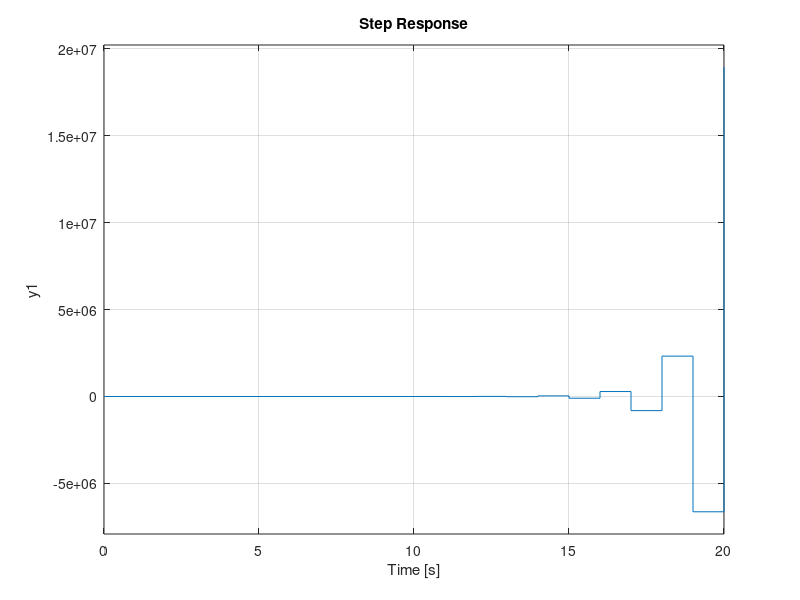
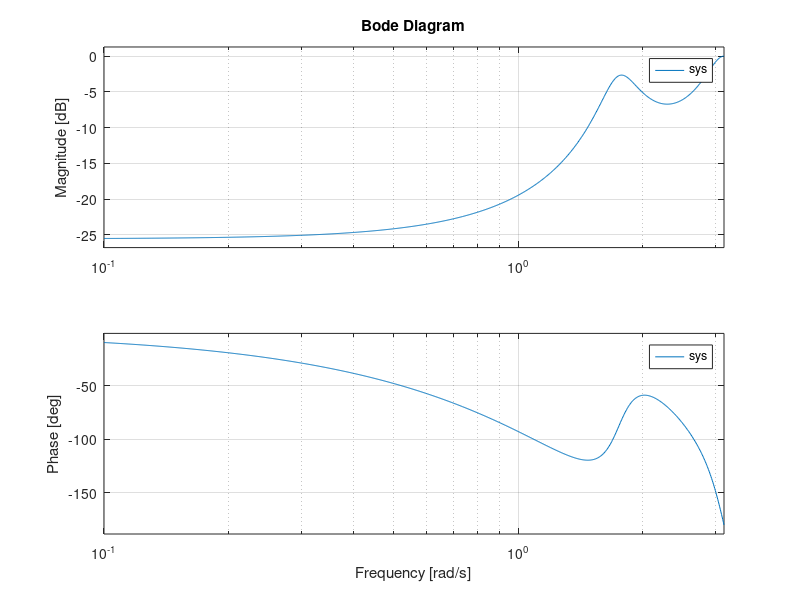

Here is the MATLAB script that generated these plots, in order:
clc; clear; close all;
A=[0 1 0 0; 0 0 1 0; 0 0 0 1; -3 -6 -5 -4];
B=[0; 0; 0 ; 1];
C=[1 0 0 0];
D=0;
sys=ss(A,B,C,D,-1);
figure(1)
step(sys)
figure(2)
bode(sys)
stb=isstable(sys);
if stb==1
    disp('Stable')
else
    disp('Not Stable')
end
S = ctrb(sys);
Co=det(S);
if Co==0
    disp('Not Controllable')
else
    disp('Controllable')
end
V = obsv(sys);
ob=det(V);
if ob==0
    disp('Not Observable')
else
    disp('Observable')
end
